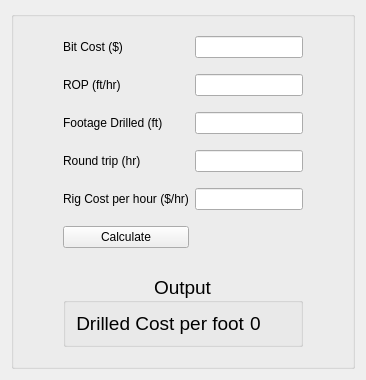
      <widget class="QWidget" name="DCAnalysisTab">
       <attribute name="title">
        <string>Drilling Cost Analysis</string>
       </attribute>
       <layout class="QGridLayout" name="gridLayout_5">
        <item row="0" column="0">
         <widget class="QGroupBox" name="groupBox_18">
          <property name="maximumSize">
           <size>
            <width>600</width>
            <height>600</height>
           </size>
          </property>
          <property name="title">
           <string/>
          </property>
          <layout class="QGridLayout" name="gridLayout_23">
           <item row="13" column="1" colspan="2">
            <widget class="QGroupBox" name="groupBox_20">
             <property name="font">
              <font>
               <pointsize>14</pointsize>
              </font>
             </property>
             <property name="title">
              <string>Output</string>
             </property>
             <property name="alignment">
              <set>Qt::AlignCenter</set>
             </property>
             <layout class="QGridLayout" name="gridLayout_24">
              <item row="0" column="0">
               <widget class="QLabel" name="label_55">
                <property name="text">
                 <string>Drilled Cost per foot</string>
                </property>
                <property name="alignment">
                 <set>Qt::AlignRight|Qt::AlignTrailing|Qt::AlignVCenter</set>
                </property>
               </widget>
              </item>
              <item row="0" column="1">
               <widget class="QLabel" name="drilledCostOutputLabel">
                <property name="text">
                 <string>0</string>
                </property>
               </widget>
              </item>
             </layout>
            </widget>
           </item>
           <item row="11" column="1">
            <widget class="QPushButton" name="calculateCostButton">
             <property name="text">
              <string>Calculate</string>
             </property>
            </widget>
           </item>
           <item row="12" column="1" colspan="2">
            <spacer name="verticalSpacer_18">
             <property name="orientation">
              <enum>Qt::Vertical</enum>
             </property>
             <property name="sizeType">
              <enum>QSizePolicy::Fixed</enum>
             </property>
             <property name="sizeHint" stdset="0">
              <size>
               <width>20</width>
               <height>20</height>
              </size>
             </property>
            </spacer>
           </item>
           <item row="8" column="1" colspan="2">
            <spacer name="verticalSpacer_16">
             <property name="orientation">
              <enum>Qt::Vertical</enum>
             </property>
             <property name="sizeType">
              <enum>QSizePolicy::Fixed</enum>
             </property>
             <property name="sizeHint" stdset="0">
              <size>
               <width>20</width>
               <height>10</height>
              </size>
             </property>
            </spacer>
           </item>
           <item row="4" column="1" colspan="2">
            <spacer name="verticalSpacer_14">
             <property name="orientation">
              <enum>Qt::Vertical</enum>
             </property>
             <property name="sizeType">
              <enum>QSizePolicy::Fixed</enum>
             </property>
             <property name="sizeHint" stdset="0">
              <size>
               <width>20</width>
               <height>10</height>
              </size>
             </property>
            </spacer>
           </item>
           <item row="0" column="1" colspan="2">
            <spacer name="verticalSpacer_20">
             <property name="orientation">
              <enum>Qt::Vertical</enum>
             </property>
             <property name="sizeType">
              <enum>QSizePolicy::Fixed</enum>
             </property>
             <property name="sizeHint" stdset="0">
              <size>
               <width>20</width>
               <height>10</height>
              </size>
             </property>
            </spacer>
           </item>
           <item row="2" column="1" colspan="2">
            <spacer name="verticalSpacer_13">
             <property name="orientation">
              <enum>Qt::Vertical</enum>
             </property>
             <property name="sizeType">
              <enum>QSizePolicy::Fixed</enum>
             </property>
             <property name="sizeHint" stdset="0">
              <size>
               <width>20</width>
               <height>10</height>
              </size>
             </property>
            </spacer>
           </item>
           <item row="14" column="1" colspan="2">
            <spacer name="verticalSpacer_19">
             <property name="orientation">
              <enum>Qt::Vertical</enum>
             </property>
             <property name="sizeType">
              <enum>QSizePolicy::Fixed</enum>
             </property>
             <property name="sizeHint" stdset="0">
              <size>
               <width>20</width>
               <height>10</height>
              </size>
             </property>
            </spacer>
           </item>
           <item row="9" column="2">
            <widget class="QLineEdit" name="rigCostLineEdit"/>
           </item>
           <item row="9" column="1">
            <widget class="QLabel" name="label_56">
             <property name="text">
              <string>Rig Cost per hour ($/hr)</string>
             </property>
            </widget>
           </item>
           <item row="3" column="2">
            <widget class="QLineEdit" name="ROPLineEdit"/>
           </item>
           <item row="5" column="1">
            <widget class="QLabel" name="label_53">
             <property name="text">
              <string>Footage Drilled (ft)</string>
             </property>
            </widget>
           </item>
           <item row="1" column="1">
            <widget class="QLabel" name="label_54">
             <property name="text">
              <string>Bit Cost ($)</string>
             </property>
            </widget>
           </item>
           <item row="6" column="1" colspan="2">
            <spacer name="verticalSpacer_15">
             <property name="orientation">
              <enum>Qt::Vertical</enum>
             </property>
             <property name="sizeType">
              <enum>QSizePolicy::Fixed</enum>
             </property>
             <property name="sizeHint" stdset="0">
              <size>
               <width>20</width>
               <height>10</height>
              </size>
             </property>
            </spacer>
           </item>
           <item row="3" column="1">
            <widget class="QLabel" name="label_57">
             <property name="text">
              <string>ROP (ft/hr)</string>
             </property>
            </widget>
           </item>
           <item row="5" column="2">
            <widget class="QLineEdit" name="footageDrilledLineEdit"/>
           </item>
           <item row="7" column="2">
            <widget class="QLineEdit" name="roundTripLineEdit"/>
           </item>
           <item row="1" column="2">
            <widget class="QLineEdit" name="bitCostLineEdit">
             <property name="maximumSize">
              <size>
               <width>400</width>
               <height>16777215</height>
              </size>
             </property>
            </widget>
           </item>
           <item row="1" column="0">
            <spacer name="horizontalSpacer_3">
             <property name="orientation">
              <enum>Qt::Horizontal</enum>
             </property>
             <property name="sizeType">
              <enum>QSizePolicy::Maximum</enum>
             </property>
             <property name="sizeHint" stdset="0">
              <size>
               <width>40</width>
               <height>20</height>
              </size>
             </property>
            </spacer>
           </item>
           <item row="1" column="3">
            <spacer name="horizontalSpacer_4">
             <property name="orientation">
              <enum>Qt::Horizontal</enum>
             </property>
             <property name="sizeType">
              <enum>QSizePolicy::Preferred</enum>
             </property>
             <property name="sizeHint" stdset="0">
              <size>
               <width>40</width>
               <height>20</height>
              </size>
             </property>
            </spacer>
           </item>
           <item row="7" column="1">
            <widget class="QLabel" name="label_59">
             <property name="text">
              <string>Round trip (hr)</string>
             </property>
            </widget>
           </item>
           <item row="10" column="1">
            <spacer name="verticalSpacer_17">
             <property name="orientation">
              <enum>Qt::Vertical</enum>
             </property>
             <property name="sizeType">
              <enum>QSizePolicy::Maximum</enum>
             </property>
             <property name="sizeHint" stdset="0">
              <size>
               <width>20</width>
               <height>10</height>
              </size>
             </property>
            </spacer>
           </item>
          </layout>
         </widget>
        </item>
       </layout>
      </widget>
